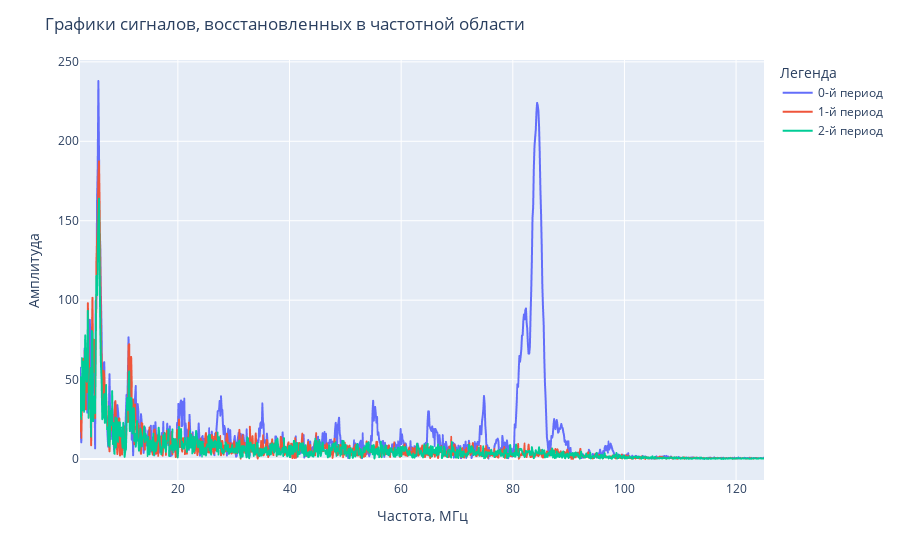

The code cell stored with this chart in its notebook:
### Markdown cell above
Интерактивный график сигнала, восстановленного в частотной области для некоторых периодов

### Code cell
periods_on_plot = [0, 1, 2]
offset=20

plot_df = pd.DataFrame(frequency_domain_restored_signal[periods_on_plot, 1:int(period)//2+1].T, columns=[f'{i}-й период' for i in periods_on_plot])
plot_df['Frequences'] = frequences_range * 1e-6

fig = px.line(plot_df.iloc[offset:], x="Frequences", y=plot_df.drop('Frequences', axis=1).columns)\
    .update_layout(title='Графики сигналов, восстановленных в частотной области',xaxis_title='Частота, МГц', yaxis_title='Амплитуда', legend_title='Легенда')

fig.show()

### Figure 1 — Plotly figure (JSON) as saved in the notebook; plotly's stock layout.template omitted (floating-point values rounded to 4 significant figures; data arrays with more than 128 entries replaced by an {"elided": "..."} marker saying what was removed)
{"data": [{"hovertemplate": "variable=0-й период<br>Frequences=%{x}<br>value=%{y}<extra></extra>", "legendgroup": "0-й период", "line": {"color": "#636efa", "dash": "solid"}, "marker": {"symbol": "circle"}, "mode": "lines", "name": "0-й период", "showlegend": true, "type": "scattergl", "x": {"elided": "1044 float values"}, "xaxis": "x", "y": {"elided": "1044 float values"}, "yaxis": "y"}, {"hovertemplate": "variable=1-й период<br>Frequences=%{x}<br>value=%{y}<extra></extra>", "legendgroup": "1-й период", "line": {"color": "#EF553B", "dash": "solid"}, "marker": {"symbol": "circle"}, "mode": "lines", "name": "1-й период", "showlegend": true, "type": "scattergl", "x": {"elided": "1044 float values"}, "xaxis": "x", "y": {"elided": "1044 float values"}, "yaxis": "y"}, {"hovertemplate": "variable=2-й период<br>Frequences=%{x}<br>value=%{y}<extra></extra>", "legendgroup": "2-й период", "line": {"color": "#00cc96", "dash": "solid"}, "marker": {"symbol": "circle"}, "mode": "lines", "name": "2-й период", "showlegend": true, "type": "scattergl", "x": {"elided": "1044 float values"}, "xaxis": "x", "y": {"elided": "1044 float values"}, "yaxis": "y"}], "layout": {"legend": {"title": {"text": "Легенда"}, "tracegroupgap": 0}, "margin": {"t": 60}, "title": {"text": "Графики сигналов, восстановленных в частотной области"}, "xaxis": {"anchor": "y", "domain": [0, 1], "title": {"text": "Частота, МГц"}}, "yaxis": {"anchor": "x", "domain": [0, 1], "title": {"text": "Амплитуда"}}}}
